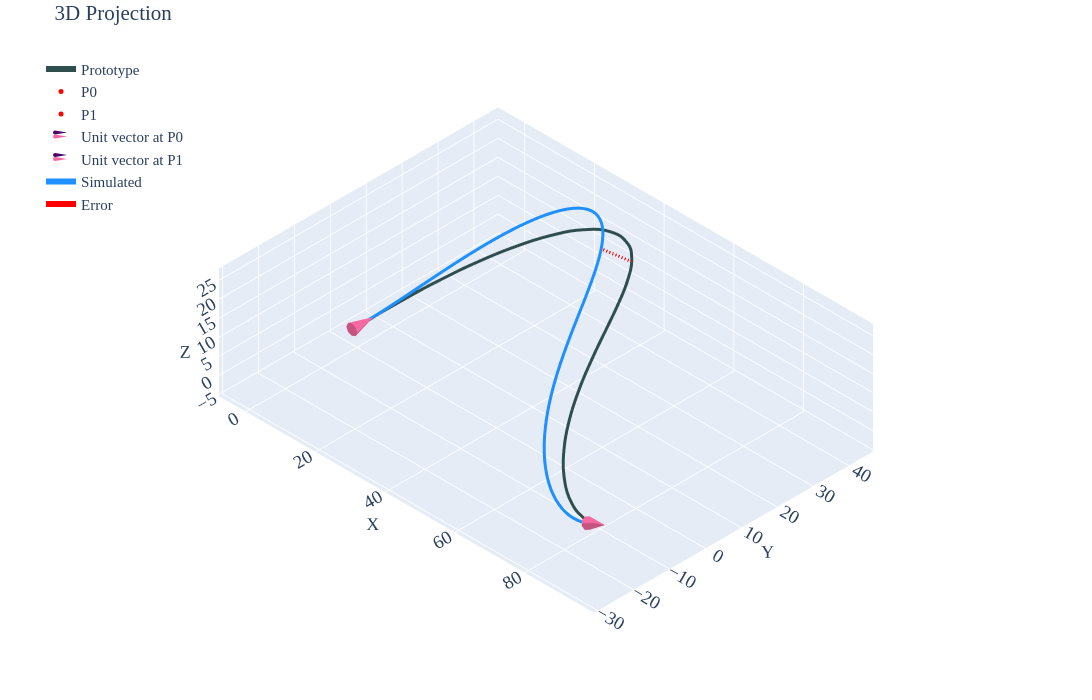

The code cell stored with this chart in its notebook:
### Code cell
df=pd.read_csv('../data/2001/w_new.csv')
prt=df.iloc[10:,2:].reset_index(drop=True)
p0=df.iloc[5,2:].values.astype(float)   
p1=df.iloc[6,2:].values.astype(float)   
u0=df.iloc[8,2:].values.astype(float)*df.iloc[2,1]   
u1=df.iloc[9,2:].values.astype(float)*df.iloc[3,1]   
siml=pd.DataFrame(final_rod_position.T,columns=['X','Y','Z'])
fig=utils.plotter(prt.values,p0,p1,u0,u1,x_label='Prototype',spl1=siml.values,spl1_label='Simulated',cne=6,intr='d')
a=df.iloc[59,2:]
b=siml.iloc[50]
fig.add_trace(go.Scatter3d(x=[a[0],b[0]],y=[a[1],b[1]],z=[a[2],b[2]],mode='lines',name='Error',line=dict(color='red',width=6,dash='longdash')))
fig.show()
# pio.write_html(fig,'html/w_new.html')
siml.to_csv('wipedata/w_new.csv',index=False)
